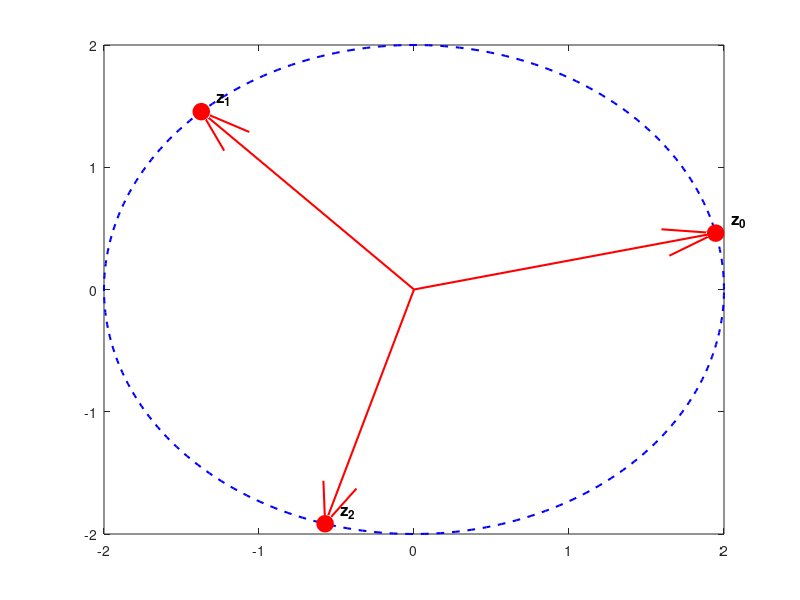

Write MATLAB code to recreate this figure. (Note: this script raises an error after producing the figure.)
% ===================================================== 
%  UTS Matematika Sains Data — Semester Genap 2025/2026 
%  Soal 4 — Kompleks
%  --------------------------------------------------- 
%  Nama  : Ziohamdan Putra Yudhana
%  NIM   : 2510514012
%  Parameter: N=12, a=1, b=2, K=4, theta0=40, alpha=0.003 
%  Tanggal: <2026-04-28> 
% ===================================================== 

clc; clear; close all;

% Parameter
theta0_deg = 40;  % derajat

% Bilangan kompleks w = 8·cis(40°)
r = 8;
theta0_rad = deg2rad(theta0_deg);
w = r * exp(1i * theta0_rad);

fprintf('============================================\n');
fprintf('SOAL 4e: PLOT AKAR KUBIK DI BIDANG ARGAND\n');
fprintf('NIM: 2510514012\n');
fprintf('============================================\n\n');

fprintf('w = 8·cis(40°) = %.4f + %.4fi\n', real(w), imag(w));
fprintf('r = %.0f, θ₀ = %.0f°\n\n', r, theta0_deg);

% Mencari ketiga akar kubik
n = 3;
akar = zeros(1, n);
fprintf('Akar kubik w = 8·cis(40°):\n');
for k = 0:n-1
    theta_k_deg = (theta0_deg + 360*k) / n;
    theta_k_rad = deg2rad(theta_k_deg);
    akar(k+1) = (r^(1/n)) * exp(1i * theta_k_rad);
    fprintf('z_%d = 2·cis(%.2f°) = %.4f + %.4fi\n', ...
        k, theta_k_deg, real(akar(k+1)), imag(akar(k+1)));
end
fprintf('\n');

% Plot di bidang Argand
figure('Position', [100 100 700 700], 'Color', 'w');

% Lingkaran dengan jari-jari 2 (akar pangkat tiga dari 8)
r_lingkaran = r^(1/3); % = 2
theta_circle = linspace(0, 2*pi, 500);
circle_x = r_lingkaran * cos(theta_circle);
circle_y = r_lingkaran * sin(theta_circle);
plot(circle_x, circle_y, 'b--', 'LineWidth', 1.5);
hold on;

% Plot ketiga akar
for k = 1:n
    plot(real(akar(k)), imag(akar(k)), 'ro', 'MarkerSize', 12, 'MarkerFaceColor', 'r');
    text(real(akar(k)) + 0.1, imag(akar(k)) + 0.1, ...
        sprintf('z_%d', k-1), 'FontSize', 12, 'FontWeight', 'bold');
    % Vektor dari origin ke akar
    quiver(0, 0, real(akar(k)), imag(akar(k)), 0, ...
        'LineWidth', 1.5, 'Color', 'r', 'MaxHeadSize', 0.1);
end

% Garis sumbu
xline(0, 'k-', 'LineWidth', 1);
yline(0, 'k-', 'LineWidth', 1);

% Format plot
xlabel('Re(z)', 'FontSize', 12);
ylabel('Im(z)', 'FontSize', 12);
title(sprintf('Akar Kubik w = 8·cis(40°) di Bidang Argand\nNIM: 2510514012'), ...
    'FontSize', 13, 'FontWeight', 'bold');
axis equal;
xlim([-2.5, 2.5]);
ylim([-2.5, 2.5]);
grid on;

% Tunjukkan bahwa ketiga akar membentuk segitiga sama sisi
% Hubungkan akar-akar dengan garis
garis = [akar, akar(1)];
plot(real(garis), imag(garis), 'g-', 'LineWidth', 1.5);

% Legend
legend('Lingkaran |z| = 2', 'Akar kubik', 'Segitiga sama sisi', ...
    'Location', 'best');

% Simpan figure
saveas(gcf, 'Soal4e_Akar_Kubik_NIM_2510514012.png');
fprintf('Visualisasi telah disimpan sebagai: Soal4e_Akar_Kubik_NIM_2510514012.png\n');

% Hitung panjang sisi segitiga
sisi = abs(akar(2) - akar(1));
fprintf('\n=== BUKTI SEGITIGA SAMA SISI ===\n');
fprintf('Panjang sisi z0 ke z1: %.4f\n', abs(akar(2) - akar(1)));
fprintf('Panjang sisi z1 ke z2: %.4f\n', abs(akar(3) - akar(2)));
fprintf('Panjang sisi z2 ke z0: %.4f\n', abs(akar(1) - akar(3)));
if abs(abs(akar(2)-akar(1)) - abs(akar(3)-akar(2))) < 1e-5 && ...
   abs(abs(akar(3)-akar(2)) - abs(akar(1)-akar(3))) < 1e-5
    fprintf('\n✓ KETIGA SISI SAMA → MEMBENTUK SEGITIGA SAMA SISI\n');
end

fprintf('\nTimestamp: %s\n', datetime('now'));
